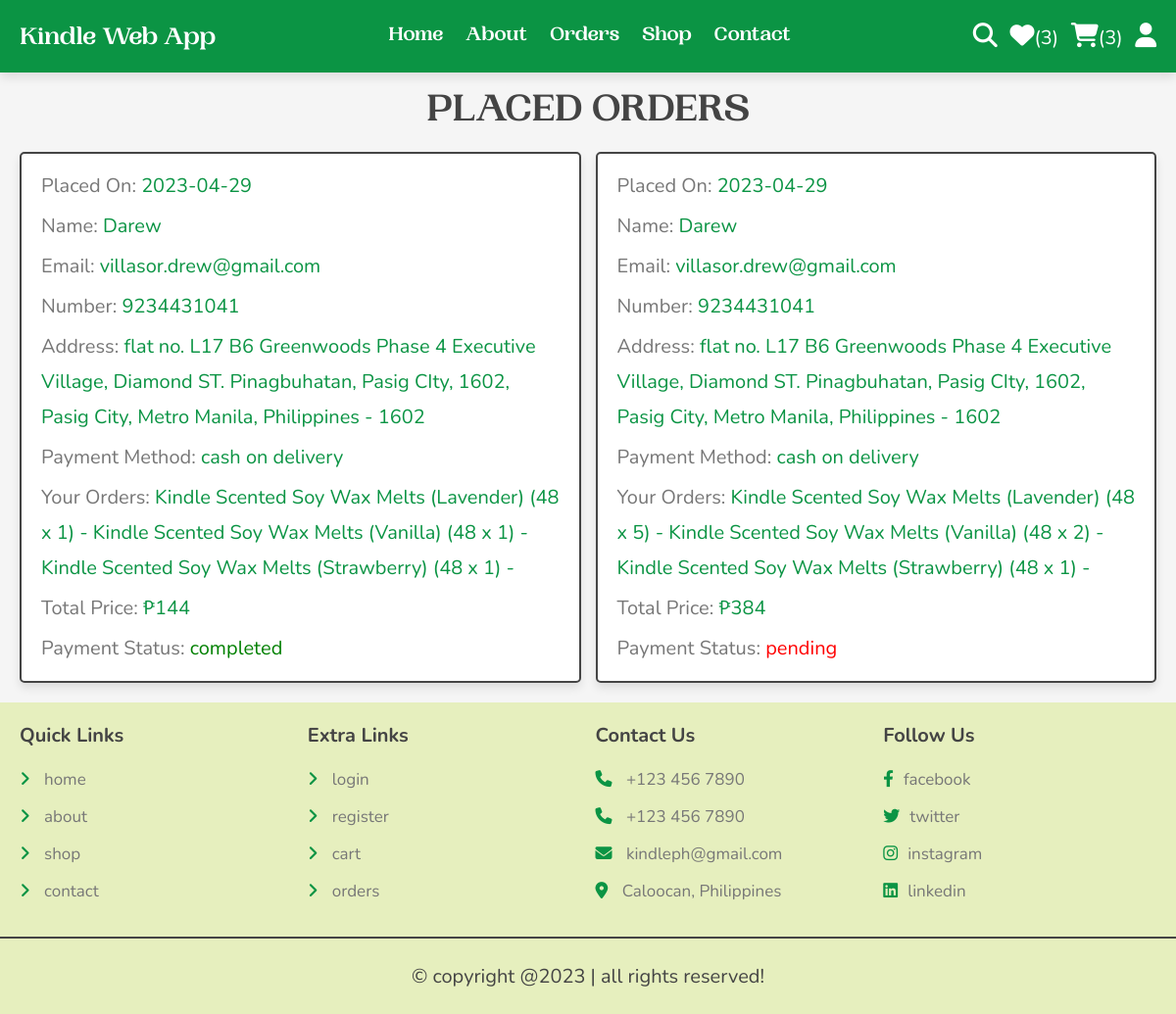
The page /orders.php (signed in) on the database its author committed.
### tables this page shows
CREATE TABLE `orders` (
  `id` int(100) NOT NULL,
  `user_id` int(100) NOT NULL,
  `name` varchar(20) NOT NULL,
  `number` varchar(10) NOT NULL,
  `email` varchar(50) NOT NULL,
  `method` varchar(50) NOT NULL,
  `address` varchar(500) NOT NULL,
  `total_products` varchar(1000) NOT NULL,
  `total_price` int(100) NOT NULL,
  `placed_on` date NOT NULL DEFAULT current_timestamp(),
  `payment_status` varchar(20) NOT NULL DEFAULT 'pending'
);

### orders.php (the view, shortened to what this page needs)
<?php
include 'components/connect.php';
if(isset($_SESSION['user_id'])){
   $user_id = $_SESSION['user_id'];
}else{
   $user_id = '';
};
?>
<!DOCTYPE html>
<html lang="en">
<head>
   <link rel="stylesheet" href="https://cdnjs.cloudflare.com/ajax/libs/font-awesome/6.1.1/css/all.min.css">
   <link rel="stylesheet" href="css/style.css">
</head>
<body>
<?php include 'components/user_header.php'; ?>
<section class="orders">
   <h1 class="heading">placed orders</h1>
   <div class="box-container">
   <?php
      if($user_id == ''){
         echo '<p class="empty"> Please Login to see your orders. </p>';
      }else{
         $select_orders = $conn->prepare("SELECT * FROM `orders` WHERE user_id = ?");
         $select_orders->execute([$user_id]);
         if($select_orders->rowCount() > 0){
            while($fetch_orders = $select_orders->fetch(PDO::FETCH_ASSOC)){
   ?>
   <div class="box">
      <p>Placed On: <span><?= $fetch_orders['placed_on']; ?></span></p>
      <p>Name: <span><?= $fetch_orders['name']; ?></span></p>
      <p>Email: <span><?= $fetch_orders['email']; ?></span></p>
      <p>Number: <span><?= $fetch_orders['number']; ?></span></p>
      <p>Address: <span><?= $fetch_orders['address']; ?></span></p>
      <p>Payment Method: <span><?= $fetch_orders['method']; ?></span></p>
      <p>Your Orders: <span><?= $fetch_orders['total_products']; ?></span></p>
      <p>Total Price: <span>₱<?= $fetch_orders['total_price']; ?></span></p>
      <p>Payment Status: <span style="color:<?php if($fetch_orders['payment_status'] == 'pending'){ echo 'red'; }else{ echo 'green'; }; ?>"><?= $fetch_orders['payment_status']; ?></span> </p>
   </div>
   <?php
      }
      }else{
         echo '<p class="empty">no orders placed yet!</p>';
      }
      }
   ?>
   </div>
</section>
<?php include 'components/footer.php'; ?>
</body>
</html>

### css/style.css (style rules this page uses)
:root { --main-color:#0B9444; --dark-green: #0e7438; --light-green: #E6EFBE; --orange:#f39c12; --darkorange: #d48a11; --red:#e74c3c; --darkred: #c24132; --black:#444; --white:#fff; --light-color:#777; --light-bg:#f5f5f5; --border:.2rem solid var(--black); --box-shadow:0 .5rem 1rem rgba(0,0,0,.1); }
* { font-family: 'Nunito', sans-serif; margin:0; padding:0; box-sizing: border-box; outline: none; border:none; text-decoration: none; }
html { font-size: 62.5%; overflow-x: hidden; }
body { background-color: var(--light-bg); }
section { padding:2rem; max-width: 1200px; margin:0 auto; }
.heading { font-family: ppwl; font-size: 4rem; color:var(--black); margin-bottom: 2rem; text-align: center; text-transform: uppercase; }
.orders .box-container { display: flex; flex-wrap: wrap; gap:1.5rem; align-items: flex-start; }
.orders .box-container .box { padding:1rem 2rem; flex:1 1 40rem; border:var(--border); background-color: var(--white); box-shadow: var(--box-shadow); border-radius: .5rem; }
.orders .box-container .box p { margin:.5rem 0; line-height: 1.8; font-size: 2rem; color:var(--light-color); }
.orders .box-container .box p span { color:var(--main-color); }

### rows shown on the page
orders: placed_on "2023-04-29", name "Darew", email "villasor.drew@gmail.com", number "9234431041", address "flat no. L17 B6 Greenwoods Phase 4 Executive Village, Diamond ST. Pinagbuhatan, Pasig CIty, 1602, Pasig City, Metro Manila, Philippines - 1602", method "cash on delivery", total_products "Kindle Scented Soy Wax Melts (Lavender) (48 x 1) - Kindle Scented Soy Wax Melts (Vanilla) (48 x 1) - Kindle Scented Soy Wax Melts (Strawberry) (48 x 1) -", total_price "144", payment_status "completed"
orders: placed_on "2023-04-29", name "Darew", email "villasor.drew@gmail.com", number "9234431041", address "flat no. L17 B6 Greenwoods Phase 4 Executive Village, Diamond ST. Pinagbuhatan, Pasig CIty, 1602, Pasig City, Metro Manila, Philippines - 1602", method "cash on delivery", total_products "Kindle Scented Soy Wax Melts (Lavender) (48 x 5) - Kindle Scented Soy Wax Melts (Vanilla) (48 x 2) - Kindle Scented Soy Wax Melts (Strawberry) (48 x 1) -", total_price "384", payment_status "pending"

### other values the page prints
$total_wishlist_counts "3"
$total_cart_counts "3"
